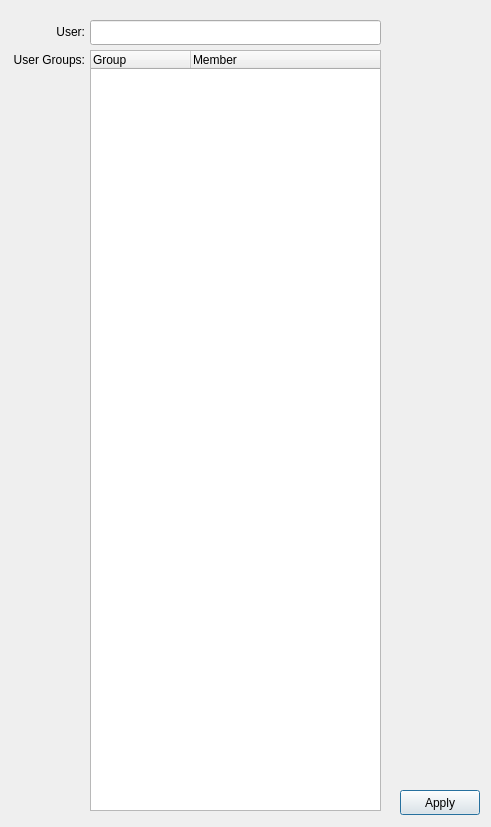
<?xml version="1.0" encoding="UTF-8"?>
<ui version="4.0">
 <class>Dialog</class>
 <widget class="QDialog" name="Dialog">
  <property name="geometry">
   <rect>
    <x>0</x>
    <y>0</y>
    <width>491</width>
    <height>827</height>
   </rect>
  </property>
  <property name="windowTitle">
   <string>Dialog</string>
  </property>
  <widget class="QLineEdit" name="lineEdit_username">
   <property name="geometry">
    <rect>
     <x>90</x>
     <y>20</y>
     <width>291</width>
     <height>25</height>
    </rect>
   </property>
   <property name="readOnly">
    <bool>true</bool>
   </property>
  </widget>
  <widget class="QLabel" name="label">
   <property name="geometry">
    <rect>
     <x>10</x>
     <y>23</y>
     <width>75</width>
     <height>17</height>
    </rect>
   </property>
   <property name="text">
    <string>User:</string>
   </property>
   <property name="alignment">
    <set>Qt::AlignRight|Qt::AlignTrailing|Qt::AlignVCenter</set>
   </property>
  </widget>
  <widget class="QPushButton" name="pushButton_Apply">
   <property name="geometry">
    <rect>
     <x>400</x>
     <y>790</y>
     <width>80</width>
     <height>25</height>
    </rect>
   </property>
   <property name="text">
    <string>Apply</string>
   </property>
  </widget>
  <widget class="QLabel" name="label_2">
   <property name="geometry">
    <rect>
     <x>10</x>
     <y>50</y>
     <width>75</width>
     <height>20</height>
    </rect>
   </property>
   <property name="text">
    <string>User Groups:</string>
   </property>
   <property name="alignment">
    <set>Qt::AlignRight|Qt::AlignTrailing|Qt::AlignVCenter</set>
   </property>
  </widget>
  <widget class="QTreeWidget" name="treeWidget_groups">
   <property name="geometry">
    <rect>
     <x>90</x>
     <y>50</y>
     <width>291</width>
     <height>761</height>
    </rect>
   </property>
   <property name="horizontalScrollBarPolicy">
    <enum>Qt::ScrollBarAlwaysOff</enum>
   </property>
   <attribute name="headerShowSortIndicator" stdset="0">
    <bool>false</bool>
   </attribute>
   <column>
    <property name="text">
     <string>Group</string>
    </property>
   </column>
   <column>
    <property name="text">
     <string>Member</string>
    </property>
    <property name="textAlignment">
     <set>AlignLeading|AlignVCenter</set>
    </property>
   </column>
  </widget>
 </widget>
 <resources/>
 <connections/>
</ui>
